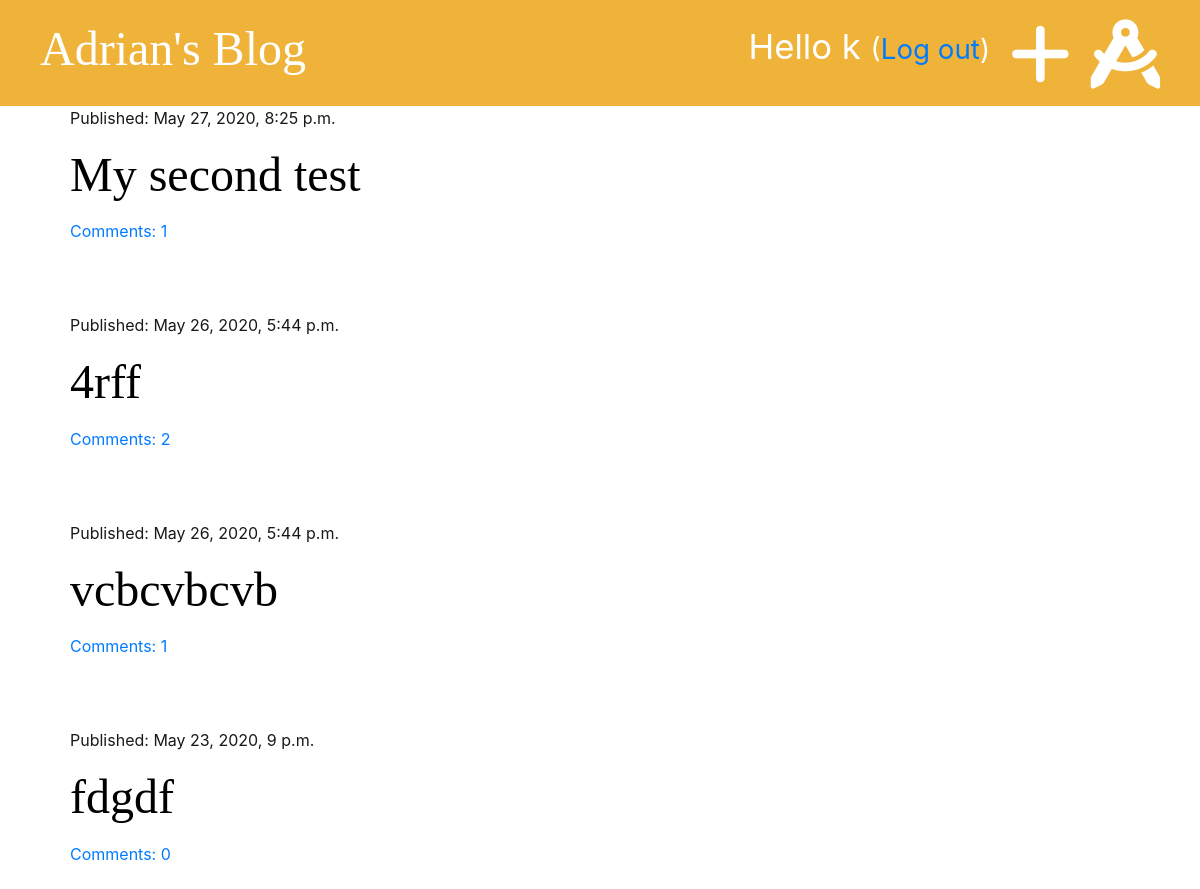
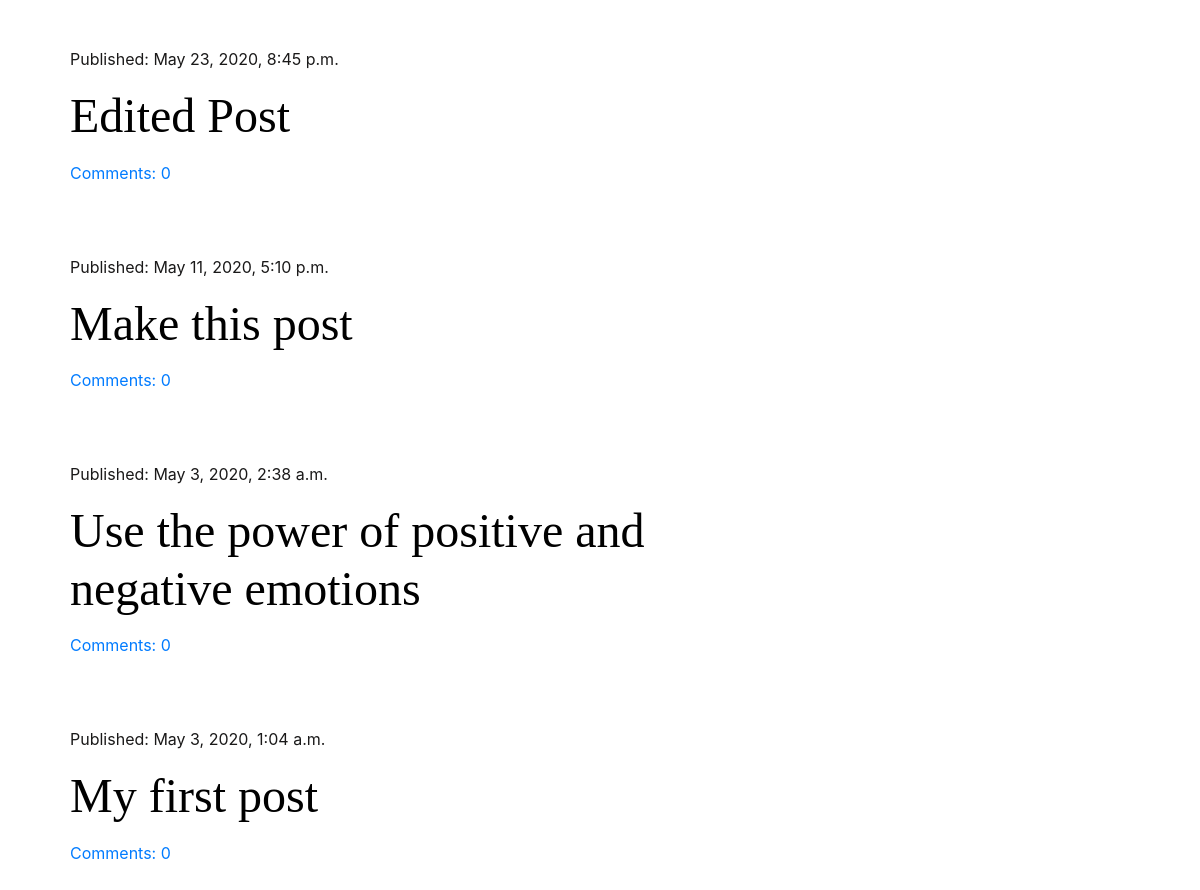
Page / (signed in) on the earlier database version (2 pictures, top to bottom).
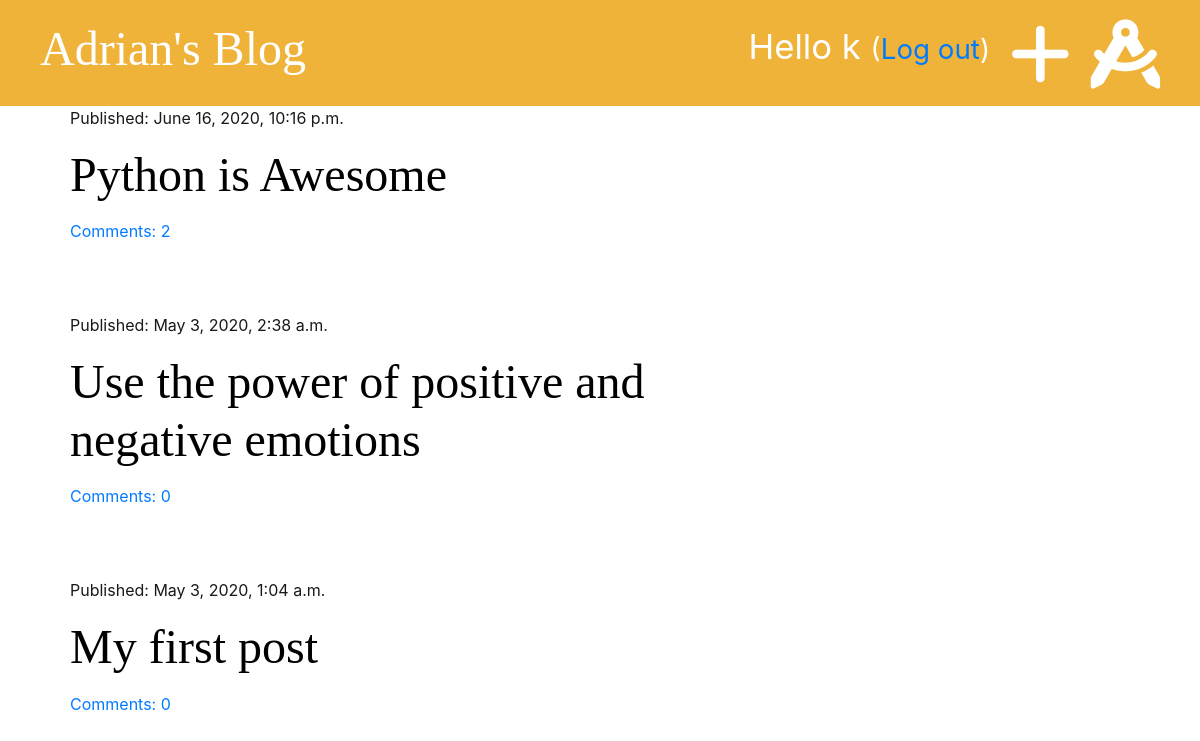
Same page on the later database version.
### blog/models.py (models this page shows, shortened)
class Post(models.Model):
    author = models.ForeignKey('auth.User', on_delete=models.CASCADE)
    title = models.CharField(max_length=200)
    text = models.TextField()
    create_date = models.DateTimeField(default=timezone.now)
    published_date = models.DateTimeField(blank=True, null=True)
    def approved_comments(self):
        return self.comments.filter(approved=True)

### blog/views.py (the view)
# urls.py: path('', views.post_list, name='post_list'),
def post_list(request):
    posts = Post.objects.filter(published_date__lte=timezone.now()).order_by('-published_date')
    stuff_for_frontend = {'posts': posts}
    return render(request, 'blog/post_list.html', stuff_for_frontend)

### blog/templatetags/markdownify.py (called while the page is built)
@register.filter
def markdown(value):
    renderer = HighlightRenderer()
    markdown = mistune.Markdown(renderer=renderer)
    return markdown(value)

### blog/templates/blog/post_list.html (shortened to what this page needs)
{% extends 'blog/base.html' %}
{% load markdownify %}
{% block content %}
    {% for post in posts %}
        <div class="post">
            <div class="date">
                <p>Published: {{ post.published_date }}</p>
            </div>
            <h1><a href="{% url 'post_detail' pk=post.pk %}">{{ post.title }}</a></h1>
            <a href="{% url 'post_detail' pk=post.pk %}">Comments: {{ post.approved_comments.count }}</a>
        </div>
    {% endfor %}
{% endblock %}

Differences in the rows shown:
removed Post: published_date "May 27, 2020, 8:25 p.m.", title "My second test", approved_comments.count "1"
removed Post: published_date "May 26, 2020, 5:44 p.m.", title "4rff", approved_comments.count "2"
removed Post: published_date "May 26, 2020, 5:44 p.m.", title "vcbcvbcvb", approved_comments.count "1"
removed Post: published_date "May 23, 2020, 9 p.m.", title "fdgdf", approved_comments.count "0"
removed Post: published_date "May 23, 2020, 8:45 p.m.", title "Edited Post", approved_comments.count "0"
removed Post: published_date "May 11, 2020, 5:10 p.m.", title "Make this post", approved_comments.count "0"
added Post: published_date "June 16, 2020, 10:16 p.m.", title "Python is Awesome", approved_comments.count "2"
